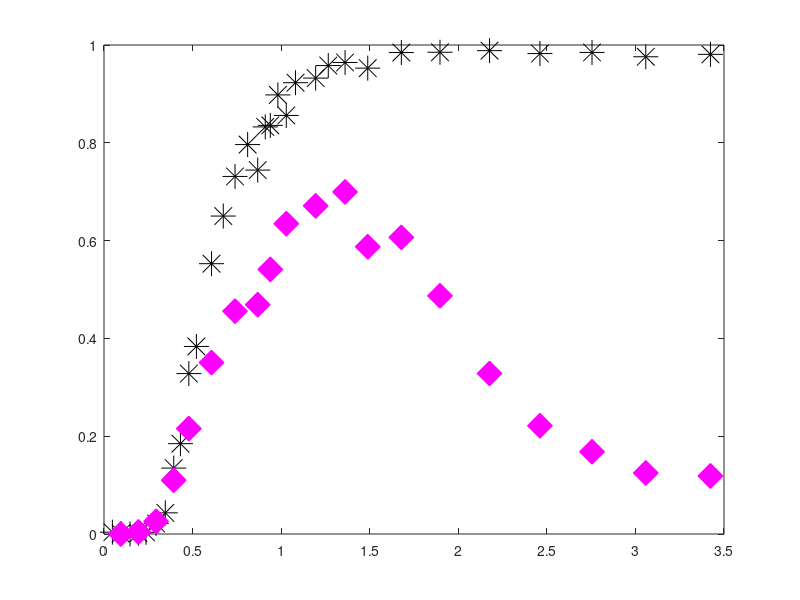

Write MATLAB code to recreate this figure. (Note: this script raises an error after producing the figure.)
clear

%first-type BC;
%kinetic model;
%see Van Genuchten pg. 16 and 28:



%data = csvread('ObjC_1_gas.csv',1,0);
data = csvread('Obj2b_part1_gas.csv',1,0);
data_time = data(:,1).*60; %time in sec
ethane = data(:,2);
helium = data(:,3);
n2o = data(:,4);
sf6 = data(:,5);
ch4 = data(:,6);



data_br = csvread('Obj2b_part1_br.csv',1,0);
%data_br = csvread('Obj1b_br.csv',1,0);
Br_time = data_br(:,1).*60;
Br = data_br(:,2);



%If Vg/Vw = .01, then
%R_He = 2
%R_SF6 = 2.5
%R_ethane = 1.2
%R_N2O = 1.015

%time units are in seconds;
%length units are in m;

C_o = 1; %dimensionless
t = 0:100:60000; %0:100:200000; %default delta t is 25 %secondary t is 50
D = 1.025e-06; 


%2.69e-6, dispersion coefficients, m2/s, default 5e-7; determined from bromide only.
    %%%%%%3.1e-6 for bromide
v_m = 3.625e-5;  

%velocity, 7.09e-5,  m/s, default 1e-4 m/s
    %%%%%%%3e-5 for bromide
    %try 1.19e-4 to 1.43e-4, expected values based on reactor geometry +
    %porosity
L = .3;
theta_m = 0.586; %mobile phase volume (dynamic, macropores)
theta_im = 0.31;  %immobile phase volume (stagnant, micropores)
phi_m = theta_m/(theta_m + theta_im);  %fraction of liquid phase that is mobile

P = v_m*L/D; %Peclet number
PV = v_m.*t.*phi_m./L;     %pore volumes, tau in equations in Table 2 in Van Genuchten
data_PV_br = v_m.*Br_time.*phi_m./L;

data_PV = v_m.*data_time.*phi_m./L;

data_PV_br_plot = v_m.*Br_time.*phi_m./L;


figure(11)
clf
p1 = plot(data_PV_br_plot, Br, '*k', 'MarkerSize', 18)
hold on
p2 = plot(data_PV, n2o, 'dm','MarkerFaceColor', 'm', 'MarkerSize', 18)
hold on
% h3 = plot(data_PV, sf6, 'vg','MarkerFaceColor', 'g', 'MarkerSize', 10)
% hold on
% h4 = plot(data_PV, ethane, 'sb','MarkerFaceColor', 'b', 'MarkerSize', 10)
% hold on
% h5 = plot(data_PV, ch4, 'oc','MarkerFaceColor', 'c', 'MarkerSize', 10)
% hold on
% h6 = plot(data_PV, helium, '^r','MarkerFaceColor', 'r', 'MarkerSize', 10)
% hold on


%Add DO data on right y-axis
dotime = xlsread('do_data_segment3.csv','A1:A74');
do_sec = dotime*60;
do_conc = xlsread('do_data_segment3.csv','B1:B74');
do_PV = v_m.*do_sec./L;
yyaxis right
ylabel ('DO Concentration (mg/L)')
p3 = scatter(do_PV, do_conc, 300, 'p', 'MarkerFaceColor',[255/255 255/255 0/255], 'MarkerEdgeColor', [0 0 0])
xlim([0 4])
set(gca,'ycolor',[0 0 0])
set(gca, 'FontSize', 34);

yyaxis left








%fit parameters:
%R = 2;      %MUST BE > 1
%alpha = 1e-3;    %rate constant, try starting in the range 5e-4 to 5e-3

                    %1/s, 100 d^-1 from Geistlinger (2005) = 1e-3 1/s
                    %vulava has 5e-4 - 1e-3  1/s for alpha for SF6, so
                    %probably faster for Helium, N2O
                    %velocity in bioreactor on the order of .003 m/s, much slower than in Vulava, so 
                    %expect lower alpha
%for determination of R-squared:



%dimensionless parameters
%defined in Van Genuchten pg. 15, with the exception of w, beta, and R
%For w and beta, defined on pg. 28 for one-site kinetic
%non-equilibrium adsorption.  For R, comes from Fry et al. (1994) and Vulava et al. (2002): 
%R = 1 + KH*(Vg/Vw)   %use this with specific K_H values to determine Vg/Vw
%based on fit R parameter

measured = Br; %define which solute you are modeling




R = 1.000001; %ethane 2.7
%R = [50:2.5:70];
%R_m = [1.01:0.05:1.41];
R_m = 1.0000001;
alpha = 3e-5;  %ethane 1.3e-4
%alpha = [1e-7:1e-7:20e-7];

loopcnt = 0;

results_matrix = zeros(length(R)*length(alpha),5);
%column 1 of results_matrix is loopcnt
%column 2 of results_matrix is R
%column 3 of results_matrix is R_m
%column 4 of results_matrix is alpha
%column 5 of results_matrix is sum of squared residuals




for j = 1:length(R)
    
    for k = 1:length(alpha)
        
        for l = 1:length(R_m)
        
        
w = alpha(k)*L*(R(j)-1)/(v_m*theta_m);
beta = phi_m*R_m(l)/R(j);



%G term in Van Genuchten, equation SI-1 in Table 2:
G_T = .5 *  erfc( sqrt(P./(4.*beta.*R(j).*PV)).*(beta*R(j)-PV)) + .5*exp(P).*erfc( sqrt (P./(4.*beta.*R(j).*PV) ).*(beta*R(j) + PV) );
%IMPORTANT NOTE: Equation SI-1 in Table 2 has the final term as beta*R-tau.
%I think this is an error and that it should be beta*R+tau.  At the top of page 18 they note: 
%"Expressions for G(T) in Table 2 follow from those given in Table 1 by replacing T by
%tau and R by (beta*R).  In Table 1, the final term is R+T, so based on
%their statement the final term should be B*R+tau.
%This is how it is coded above, and this equation gives an effluent C
%ranging from 0 to 1, while the original equation from Van Genuchten has an
%effluent C ranging from 0 to a number much greater than 1.

%exponential term multiplied by G
term = exp(-w.*PV/(beta*R(j)));

%some figures to visualize how each of these terms are affected by
%different fit parameters:
%use these to troubleshoot problems if the model acts weird with certain
%paremeters.
%figure(5)
%plot(PV,term)
%title('Term')

integrand_vec = zeros(1,length(PV));

delta_tau = 0.001;   %tau time increment, also d_tau dummy variable
                    %default .001

for i = 2:length(PV);  %2:length(PV)
    
    tau = [0:delta_tau:PV(i)];
    
G_tau = .5 *  erfc( sqrt(P./(4.*beta.*R(j).*tau)).*(beta*R(j)-tau)) + .5*exp(P).*erfc( sqrt (P./(4.*beta.*R(j).*tau) ).*(beta*R(j) + tau) );
    
    a = w.*tau;
    b = w.*(PV(i) - tau)./( (1 - beta)*R(j) );
    
    squig = 2*sqrt(a.*b);
    
%In equation 36, the I_0 and I_1 are modified bessel functions, see
%notation on pg. 50-51
I_0 = besseli(0,squig);  %modified bessel function of the first kind, order 0
I_1 = besseli(1,squig);  %modified bessel function of the first kind, order 1
    
%H term defined by Equation 36:
H = exp(-a-b).* ( I_0/beta + (squig.*I_1)./(2.*b.*(1-beta)) );


prod = G_tau.*H;

integrand = delta_tau*trapz(prod(1:length(prod)-1));   %last element of product is NaN, since the last element of H is NaN ...
                                                    %due to division by 0
                                                    %in b term
integrand_vec(i) = integrand;


end


%first_term = G_T.*term;
%figure(14)
%plot(PV,first_term)
%title('G*exp term')

%C = G(1:length(G)-1).*term(1:length(term)-1) + (w/R).*ConvInt;   %equation 35 in van genuchten
C = G_T.*term + w/R(j) .* integrand_vec;


%find indices in PV that are closest PV to data: 
edges = [-Inf, mean([PV(2:end); PV(1:end-1)]), +Inf];
%I = discretize(data_PV_br, edges);
I = discretize(data_PV, edges);

% RSS = sum((C(I) - measured').^2)
% 
% 
% loopcnt = loopcnt + 1
% 
%      results_matrix(loopcnt,1) = loopcnt;
%      results_matrix(loopcnt,2) = R(j);
%      results_matrix(loopcnt,3) = R_m(l);
%      results_matrix(loopcnt,4) = alpha(k);
%      results_matrix(loopcnt,5) = RSS;

    end
    
    end

end


BrC = C
plot(PV, BrC,'-k', 'Linewidth', 3,'HandleVisibility','off')




measured = n2o; %define which solute you are modeling




R = 1.58; %ethane 2.7
%R = [50:2.5:70];
%R_m = [1.01:0.05:1.41];
R_m = 1.0004;%1.27;
alpha = 6.2e-5;%2.298e-6;  %ethane 1.3e-4
%alpha = [1e-7:1e-7:20e-7];

loopcnt = 0;

results_matrix = zeros(length(R)*length(alpha),5);
%column 1 of results_matrix is loopcnt
%column 2 of results_matrix is R
%column 3 of results_matrix is R_m
%column 4 of results_matrix is alpha
%column 5 of results_matrix is sum of squared residuals




for j = 1:length(R)
    
    for k = 1:length(alpha)
        
        for l = 1:length(R_m)
        
        
w = alpha(k)*L*(R(j)-1)/(v_m*theta_m);
beta = phi_m*R_m(l)/R(j);



%G term in Van Genuchten, equation SI-1 in Table 2:
G_T = .5 *  erfc( sqrt(P./(4.*beta.*R(j).*PV)).*(beta*R(j)-PV)) + .5*exp(P).*erfc( sqrt (P./(4.*beta.*R(j).*PV) ).*(beta*R(j) + PV) );
%IMPORTANT NOTE: Equation SI-1 in Table 2 has the final term as beta*R-tau.
%I think this is an error and that it should be beta*R+tau.  At the top of page 18 they note: 
%"Expressions for G(T) in Table 2 follow from those given in Table 1 by replacing T by
%tau and R by (beta*R).  In Table 1, the final term is R+T, so based on
%their statement the final term should be B*R+tau.
%This is how it is coded above, and this equation gives an effluent C
%ranging from 0 to 1, while the original equation from Van Genuchten has an
%effluent C ranging from 0 to a number much greater than 1.

%exponential term multiplied by G
term = exp(-w.*PV/(beta*R(j)));

%some figures to visualize how each of these terms are affected by
%different fit parameters:
%use these to troubleshoot problems if the model acts weird with certain
%paremeters.
%figure(5)
%plot(PV,term)
%title('Term')

integrand_vec = zeros(1,length(PV));

delta_tau = 0.001;   %tau time increment, also d_tau dummy variable
                    %default .001

for i = 2:length(PV);  %2:length(PV)
    
    tau = [0:delta_tau:PV(i)];
    
G_tau = .5 *  erfc( sqrt(P./(4.*beta.*R(j).*tau)).*(beta*R(j)-tau)) + .5*exp(P).*erfc( sqrt (P./(4.*beta.*R(j).*tau) ).*(beta*R(j) + tau) );
    
    a = w.*tau;
    b = w.*(PV(i) - tau)./( (1 - beta)*R(j) );
    
    squig = 2*sqrt(a.*b);
    
%In equation 36, the I_0 and I_1 are modified bessel functions, see
%notation on pg. 50-51
I_0 = besseli(0,squig);  %modified bessel function of the first kind, order 0
I_1 = besseli(1,squig);  %modified bessel function of the first kind, order 1
    
%H term defined by Equation 36:
H = exp(-a-b).* ( I_0/beta + (squig.*I_1)./(2.*b.*(1-beta)) );


prod = G_tau.*H;

integrand = delta_tau*trapz(prod(1:length(prod)-1));   %last element of product is NaN, since the last element of H is NaN ...
                                                    %due to division by 0
                                                    %in b term
integrand_vec(i) = integrand;


end


%first_term = G_T.*term;
%figure(14)
%plot(PV,first_term)
%title('G*exp term')

%C = G(1:length(G)-1).*term(1:length(term)-1) + (w/R).*ConvInt;   %equation 35 in van genuchten
C = G_T.*term + w/R(j) .* integrand_vec;


%find indices in PV that are closest PV to data: 
edges = [-Inf, mean([PV(2:end); PV(1:end-1)]), +Inf];
%I = discretize(data_PV_br, edges);
I = discretize(data_PV, edges);

RSS = sum((C(I) - measured').^2)


loopcnt = loopcnt + 1

     results_matrix(loopcnt,1) = loopcnt;
     results_matrix(loopcnt,2) = R(j);
     results_matrix(loopcnt,3) = R_m(l);
     results_matrix(loopcnt,4) = alpha(k);
     results_matrix(loopcnt,5) = RSS;

    end
    
    end

end


C(C > 1) = 1;



figure(11)



yyaxis left
plot(PV, C,'-', 'Color', 'm', 'Linewidth', 5, 'HandleVisibility','off')
ylim([0 1.1])
xlim([0 3.25])
ylabel('C/C_o [-]')
xlabel('PV')
hold on

xint = data_PV;
yint = n2o;
xwant = PV;
interpolated_data = interp1(xint,yint,xwant,'pchip',0)

%shade trapped n2o
transparency = 0.5
color = [255/255 153/255 19/255];
p4=jbfill(PV,BrC,C,color,[255/255 153/255 19/255],0.5,transparency)


%Shorten n2oC and interpolated_data vectors
intersect = intersections(PV, interpolated_data, PV, C)
PVindices = PV > intersect(3)
length(PV(PVindices))
shortPV = PV(length(PV)-length(PV(PVindices)):length(PV));
shortC = C(length(PV)-length(PV(PVindices)):length(PV));
%newA = [zeros(1, max(0, numel(PV)-numel(shortC))), shortC]
shortinterpolated_data = interpolated_data(length(PV)-length(PV(PVindices)):length(PV));

%Shade consumed n2o
%Add in one final fake point to keep plot from crapping out
shortinterpolated_data(339:400) = shortinterpolated_data(338)
transparency = 1
color2 = [128/255 255/255 0/255];
p5=jbfill(shortPV,shortC,shortinterpolated_data,color2,[128/255 255/255 0/255],0.5,transparency)

%column 1 of results_matrix is loopcnt
%column 2 of results_matrix is R
%column 3 of results_matrix is R_m
%column 4 of results_matrix is alpha
%column 5 of results_matrix is sum of squared residuals

% y = [results_matrix(:,1)'; results_matrix(:,2)'; results_matrix(:,3)'; results_matrix(:,4)'; results_matrix(:,5)']
% fileID = fopen('results_matrix.txt','w');
% %fprintf(fileID, 'Exponential Function\n\n');
% fprintf(fileID,'%0.3f %0.3e %0.3e %0.3e %0.4f\n',y);
% fclose(fileID);




% y = [PV; C];
% fileID = fopen('exptable.txt','w');
% %fprintf(fileID, 'Exponential Function\n\n');
% fprintf(fileID,'%f %f\n',y);
% fclose(fileID);



%find indices in PV that are closest PV to data: 
%edges = [-Inf, mean([PV(2:end); PV(1:end-1)]), +Inf];
%I = discretize(data_PV, edges);

%edges = [-Inf, mean([Br_time(2:end); Br_time(1:end-1)]), +Inf];
%I = discretize(Br_time, edges);



% %find indices in PV that are closest PV to data: 
% edges = [-Inf, mean([PV(2:end); PV(1:end-1)]), +Inf];
% %I = discretize(data_PV_br, edges);
% I = discretize(data_PV, edges);
% 
% RSS = sum((C(I) - measured').^2)
% TSS = sum((measured - mean(measured)).^2)
% R2 = 1 - (RSS/TSS)




figure(111)
plot(PV, C,'-r')
ylim([-0.1 1.2])
xlim([0 3.25])
ylabel('C/C_o')
xlabel('PV')
%text(.4, .8, sprintf('R = %0.2f', R))
%text(.4, .9, sprintf('alpha = %0.2e s^{-1}', alpha))
%text(.4, .7, sprintf('R^2 = %0.3f', R2))
%saveas(gcf,'output.eps','epsc')
figure(11)


set(gca, 'FontSize', 34);
yyaxis right
set(gca, 'FontSize', 34);

yyaxis left


transparency = 1
latezerovec=zeros(length(shortinterpolated_data),1);
color3 = [0/255 0/255 128/255];
p6 = jbfill(shortPV,shortinterpolated_data,latezerovec',color3,[0/255 0/255 128/255],0.5,transparency)
hold on
earlyzerovec=zeros(length(interpolated_data)-length(shortinterpolated_data)+1,1);
earlyPV = PV(1:(length(PV)-length(shortPV)+1));
earlyC = C(1:(length(PV)-length(shortPV)+1));
jbfill(earlyPV,earlyC,earlyzerovec',color3,[0/255 0/255 128/255],0.5,transparency)
hold on

plot(PV, C,'-', 'Color', 'm', 'Linewidth', 2, 'HandleVisibility','off')
p1 = plot(data_PV_br_plot, Br, '*k', 'MarkerSize', 18)
hold on
p2 = plot(data_PV, n2o, 'dm','MarkerFaceColor', 'm', 'MarkerSize', 18, 'MarkerEdgeColor', 'k')
hold on

lgd = legend([p1 p2 p3 p4 p5 p6],'Bromide','N_2O', 'DO', 'Bubble Entrapped N_2O', 'Consumed N_2O', 'Effluent Discharged N_2O'); %
lgd.FontSize = 22;
[h,icons,plots,legend_text] = legend([p1 p2 p3 p4 p5 p6],'Bromide','N_2O', 'DO', 'Bubble Entrapped N_2O', 'Consumed N_2O', 'Effluent Discharged N_2O'); %
icons(11).Children.MarkerSize = 20;
set(h, 'FontSize',12)
h.Position = [0.6712 0.5640 0.2671 0.3474]
set(gca, 'TickDir', 'out')


%Truncate to 3.25 PVs
integralPV = PV(1:413);
integralBrC = BrC(1:413);
integraleff = C(1:413);
Br_area = trapz(integralPV, integralBrC);
Eff_area = trapz(integralPV, integraleff);
bubblearea = Br_area-Eff_area;
percenttrapped = bubblearea/Br_area;


%Determine (%) increase/decrease in effluent mass relative to modeled estimate
integralinterp = interpolated_data(1:413);
modeleffmass = trapz(integralPV, integraleff)
measuredeffmass = trapz(integralPV, integralinterp)
percentdiff = measuredeffmass/modeleffmass
